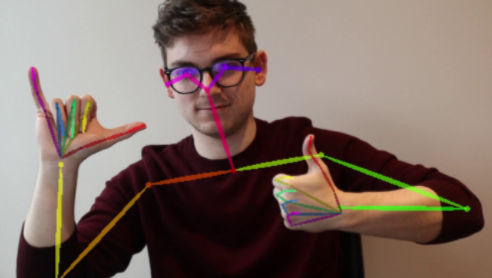
#> input picture OpenCV/landmark.png, 492 x 278 px
$ python '18.  canny edge detect.py'
#> lines starting #> are read from the running program, lines starting #| are printed output that depends on the picture; after the words box and inside, x2 and y2 are one past the last pixel; in counts of white or black regions, pixels touching at a corner belong together
import cv2
import numpy as np
import matplotlib.pyplot as plt

img = cv2.imread('landmark.png',0)
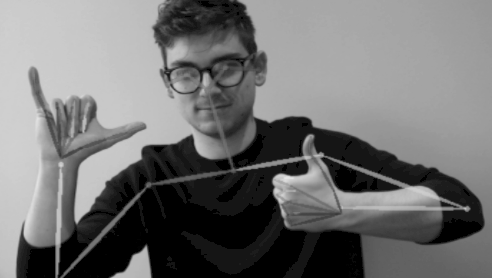
#> img: shape (278, 492); min 0, max 228, mean 114.2

canny = cv2.Canny(img,100,255)
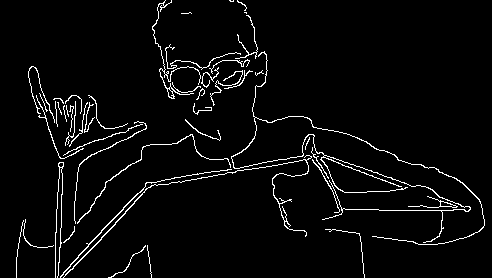
#> canny: shape (278, 492); 3.8% white in thin lines or dots

cv2.imshow('Canny',canny)
cv2.waitKey(0)
